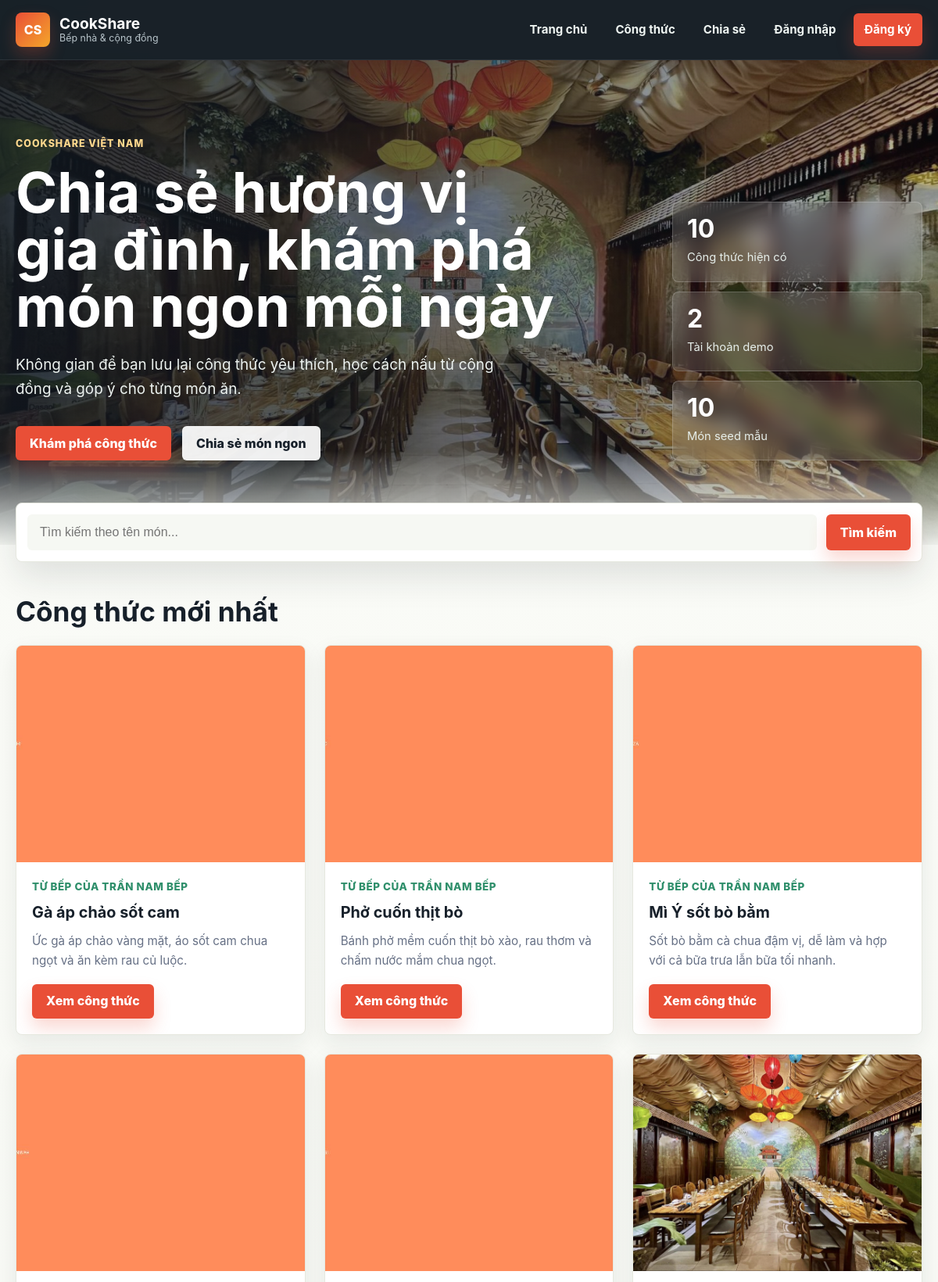
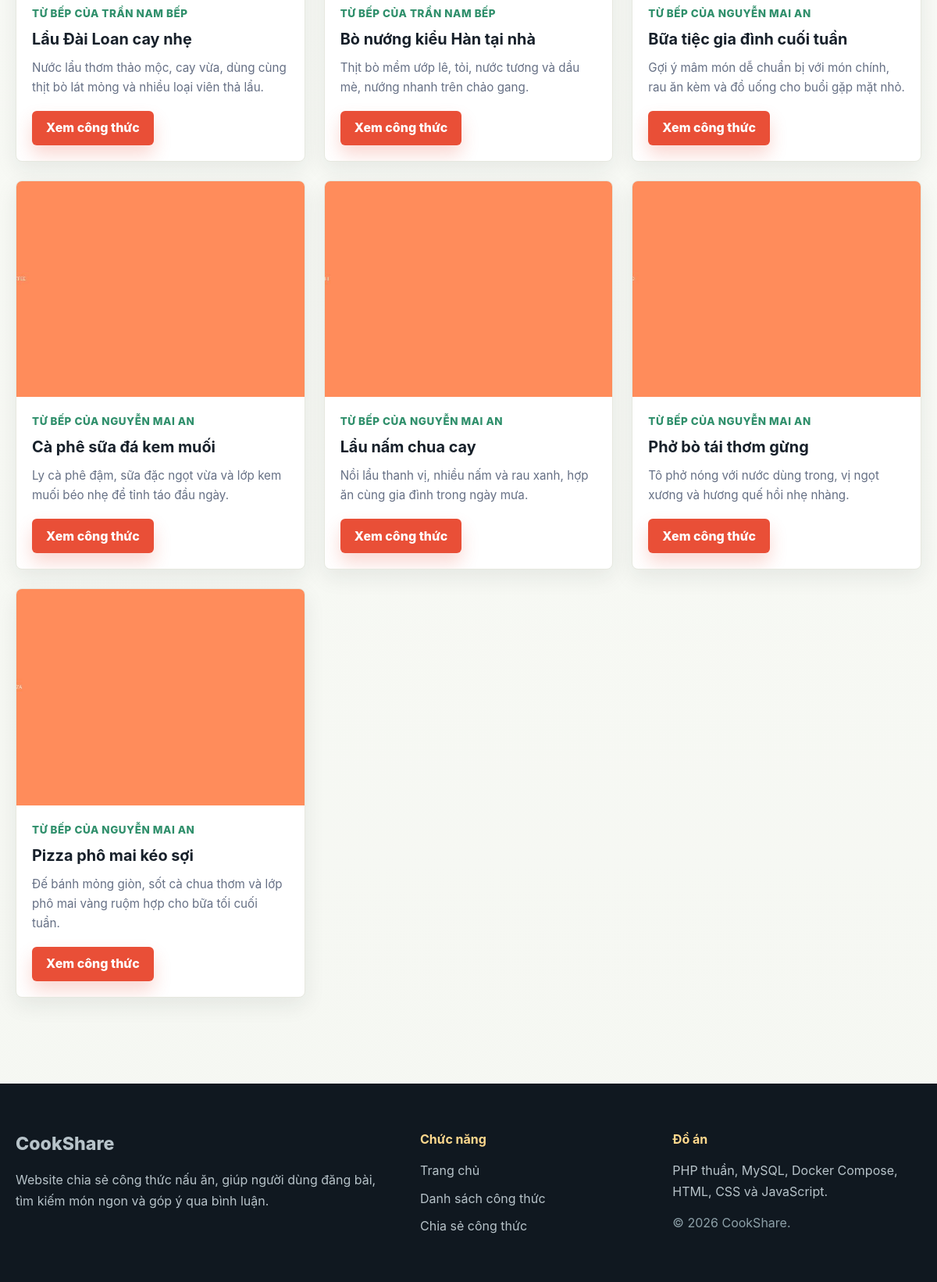
Page /project/index.php on the committed database (2 pictures, top to bottom).
### tables this page shows
CREATE TABLE IF NOT EXISTS recipes (
    id INT AUTO_INCREMENT PRIMARY KEY,
    user_id INT NOT NULL,
    title VARCHAR(200) NOT NULL,
    image VARCHAR(255) DEFAULT NULL,
    description TEXT NOT NULL,
    ingredients TEXT NOT NULL,
    steps TEXT NOT NULL,
    created_at TIMESTAMP DEFAULT CURRENT_TIMESTAMP,
    FOREIGN KEY (user_id) REFERENCES users(id) ON DELETE CASCADE
);

CREATE TABLE IF NOT EXISTS users (
    id INT AUTO_INCREMENT PRIMARY KEY,
    fullname VARCHAR(100) NOT NULL,
    email VARCHAR(100) NOT NULL UNIQUE,
    username VARCHAR(50) NOT NULL UNIQUE,
    password VARCHAR(255) NOT NULL
);

### project/includes/auth.php (called while the page is built, shortened)
<?php
function isLoggedIn(): bool
{
    return isset($_SESSION['user_id']);
}
function e(string $value): string
{
    return htmlspecialchars($value, ENT_QUOTES, 'UTF-8');
}
function baseUrl(string $path = ''): string
{
    return '/' . ltrim($path, '/');
}
function imageUrl(?string $image): string
{
    if (!empty($image)) {
        return baseUrl('uploads/' . $image);
    }
    return baseUrl('assets/images/placeholder.svg');
}

### project/includes/recipes.php (the view, shortened to what this page needs)
<?php
function fetchRecipes(PDO $db, string $keyword = ''): array
{
    if ($keyword !== '') {
        $stmt = $db->prepare(
            'SELECT r.*, u.fullname AS author_name
             FROM recipes r
             JOIN users u ON r.user_id = u.id
             WHERE r.title LIKE :keyword
             ORDER BY r.created_at DESC'
        );
        $stmt->execute(['keyword' => '%' . $keyword . '%']);
    } else {
        $stmt = $db->query(
            'SELECT r.*, u.fullname AS author_name
             FROM recipes r
             JOIN users u ON r.user_id = u.id
             ORDER BY r.created_at DESC'
        );
    }
    return $stmt->fetchAll();
}
function renderRecipeCards(array $recipes): void
{
    echo '<div class="recipe-grid">';
    foreach ($recipes as $recipe) {
        ?>
        <article class="recipe-card">
            <a class="recipe-card-media" href="<?= baseUrl('pages/recipe-detail.php?id=' . (int) $recipe['id']) ?>">
                <img src="<?= e(imageUrl($recipe['image'])) ?>" alt="<?= e($recipe['title']) ?>">
            </a>
            <div class="recipe-card-body">
                <p class="recipe-author">Từ bếp của <?= e($recipe['author_name']) ?></p>
                <h3><?= e($recipe['title']) ?></h3>
                <p class="recipe-desc"><?= e($recipe['description']) ?></p>
                <a class="btn btn-primary" href="<?= baseUrl('pages/recipe-detail.php?id=' . (int) $recipe['id']) ?>">
                    Xem công thức
                </a>
            </div>
        </article>
        <?php
    }
    echo '</div>';
}
function renderSearchForm(string $keyword, string $action): void
{
    ?>
    <form class="search-form" method="GET" action="<?= e($action) ?>">
        <input id="recipe-search" type="text" name="q" placeholder="Tìm kiếm theo tên món..." value="<?= e($keyword) ?>">
        <button type="submit" class="btn btn-primary">Tìm kiếm</button>
    </form>
    <?php
}

### project/includes/header.php (shortened to what this page needs)
<?php
require_once __DIR__ . '/auth.php';
$currentPath = parse_url($_SERVER['REQUEST_URI'] ?? '/', PHP_URL_PATH) ?: '/';
$isHome = $currentPath === '/';
$isRecipes = str_contains($currentPath, '/pages/recipes.php') || str_contains($currentPath, '/pages/recipe-detail.php');
$isAddRecipe = str_contains($currentPath, '/pages/add-recipe.php');
?>
<!DOCTYPE html>
<html lang="vi">
<head>
    <link rel="stylesheet" href="<?= baseUrl('assets/css/style.css') ?>">
</head>
<body class="app-shell">
    <header class="site-header">
        <div class="container header-inner">
            <a class="logo" href="<?= baseUrl() ?>" aria-label="CookShare">
                <span class="logo-mark">CS</span>
                <span class="logo-text">
                    <strong>CookShare</strong>
                    <small>Bếp nhà & cộng đồng</small>
                </span>
            </a>
            <nav class="main-nav">
                <a class="nav-link <?= $isHome ? 'is-active' : '' ?>" href="<?= baseUrl() ?>">Trang chủ</a>
                <a class="nav-link <?= $isRecipes ? 'is-active' : '' ?>" href="<?= baseUrl('pages/recipes.php') ?>">Công thức</a>
                <a class="nav-link <?= $isAddRecipe ? 'is-active' : '' ?>" href="<?= baseUrl('pages/add-recipe.php') ?>">Chia sẻ</a>
                <?php if (isLoggedIn()): ?>
                    <span class="user-greeting">Xin chào, <?= e(getCurrentUserName()) ?></span>
                    <a class="nav-link nav-link-muted" href="<?= baseUrl('pages/logout.php') ?>">Đăng xuất</a>
                <?php else: ?>
                    <a class="nav-link" href="<?= baseUrl('pages/login.php') ?>">Đăng nhập</a>
                    <a href="<?= baseUrl('pages/register.php') ?>" class="btn-nav">Đăng ký</a>
                <?php endif; ?>
            </nav>
        </div>
    </header>
    <main class="site-main">

### project/index.php (shortened to what this page needs)
<?php
require_once __DIR__ . '/includes/auth.php';
require_once __DIR__ . '/includes/recipes.php';
$keyword = trim($_GET['q'] ?? '');
$db = getDB();
$recipes = fetchRecipes($db, $keyword);
require_once __DIR__ . '/includes/header.php';
?>
<section class="hero">
    <div class="container hero-inner">
        <div class="hero-content">
            <span class="eyebrow">CookShare Việt Nam</span>
            <h1>Chia sẻ hương vị gia đình, khám phá món ngon mỗi ngày</h1>
            <p>Không gian để bạn lưu lại công thức yêu thích, học cách nấu từ cộng đồng và góp ý cho từng món ăn.</p>
            <div class="hero-actions">
                <a class="btn btn-primary" href="<?= baseUrl('pages/recipes.php') ?>">Khám phá công thức</a>
                <a class="btn btn-light" href="<?= baseUrl('pages/add-recipe.php') ?>">Chia sẻ món ngon</a>
            </div>
        </div>
        <div class="hero-stats" aria-label="Thông tin nổi bật">
            <div>
                <strong><?= count($recipes) ?></strong>
                <span>Công thức hiện có</span>
            </div>
            <div>
                <strong>2</strong>
                <span>Tài khoản demo</span>
            </div>
            <div>
                <strong>10</strong>
                <span>Món seed mẫu</span>
            </div>
        </div>
    </div>
</section>
<section class="container search-panel">
    <?php renderSearchForm($keyword, baseUrl()); ?>
</section>
<section class="container recipe-section">
    <h2>Công thức mới nhất</h2>
    <?php renderRecipeCards($recipes); ?>
</section>
<?php require_once __DIR__ . '/includes/footer.php'; ?>

### project/includes/footer.php (shortened to what this page needs)
    </main>
    <footer class="site-footer">
        <div class="container footer-grid">
            <div>
                <a class="footer-brand" href="<?= baseUrl() ?>">CookShare</a>
                <p>Website chia sẻ công thức nấu ăn, giúp người dùng đăng bài, tìm kiếm món ngon và góp ý qua bình luận.</p>
            </div>
            <div>
                <h3>Chức năng</h3>
                <ul>
                    <li><a href="<?= baseUrl() ?>">Trang chủ</a></li>
                    <li><a href="<?= baseUrl('pages/recipes.php') ?>">Danh sách công thức</a></li>
                    <li><a href="<?= baseUrl('pages/add-recipe.php') ?>">Chia sẻ công thức</a></li>
                </ul>
            </div>
            <div>
                <h3>Đồ án</h3>
                <p>PHP thuần, MySQL, Docker Compose, HTML, CSS và JavaScript.</p>
                <p class="footer-note">&copy; <?= date('Y') ?> CookShare.</p>
            </div>
        </div>
    </footer>
</body>
</html>

### rows in the picture
recipes: image (picture), user.fullname "TRẦN NAM BẾP", title "Gà áp chảo sốt cam", description "Ức gà áp chảo vàng mặt, áo sốt cam chua ngọt và ăn kèm rau củ luộc."
recipes: image (picture), user.fullname "TRẦN NAM BẾP", title "Phở cuốn thịt bò", description "Bánh phở mềm cuốn thịt bò xào, rau thơm và chấm nước mắm chua ngọt."
recipes: image (picture), user.fullname "TRẦN NAM BẾP", title "Mì Ý sốt bò bằm", description "Sốt bò bằm cà chua đậm vị, dễ làm và hợp với cả bữa trưa lẫn bữa tối nhanh."
recipes: image (picture), user.fullname "TRẦN NAM BẾP", title "Lẩu Đài Loan cay nhẹ", description "Nước lẩu thơm thảo mộc, cay vừa, dùng cùng thịt bò lát mỏng và nhiều loại viên thả lẩu."
recipes: image (picture), user.fullname "TRẦN NAM BẾP", title "Bò nướng kiểu Hàn tại nhà", description "Thịt bò mềm ướp lê, tỏi, nước tương và dầu mè, nướng nhanh trên chảo gang."
recipes: image (picture), user.fullname "NGUYỄN MAI AN", title "Bữa tiệc gia đình cuối tuần", description "Gợi ý mâm món dễ chuẩn bị với món chính, rau ăn kèm và đồ uống cho buổi gặp mặt nhỏ."
recipes: image (picture), user.fullname "NGUYỄN MAI AN", title "Cà phê sữa đá kem muối", description "Ly cà phê đậm, sữa đặc ngọt vừa và lớp kem muối béo nhẹ để tỉnh táo đầu ngày."
recipes: image (picture), user.fullname "NGUYỄN MAI AN", title "Lẩu nấm chua cay", description "Nồi lẩu thanh vị, nhiều nấm và rau xanh, hợp ăn cùng gia đình trong ngày mưa."
recipes: image (picture), user.fullname "NGUYỄN MAI AN", title "Phở bò tái thơm gừng", description "Tô phở nóng với nước dùng trong, vị ngọt xương và hương quế hồi nhẹ nhàng."
recipes: image (picture), user.fullname "NGUYỄN MAI AN", title "Pizza phô mai kéo sợi", description "Đế bánh mỏng giòn, sốt cà chua thơm và lớp phô mai vàng ruộm hợp cho bữa tối cuối tuần."

### other values in the picture
count($recipes) "10"
